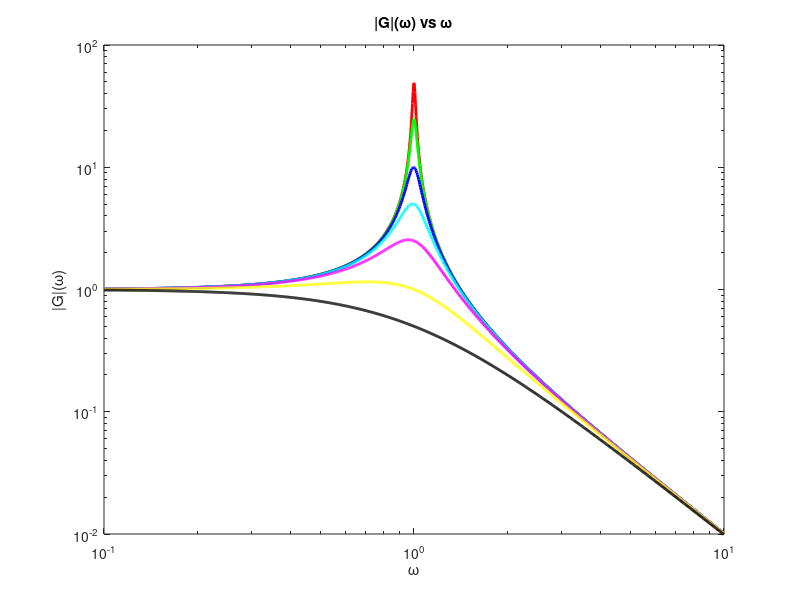

Here is the MATLAB script that generated this plot: (Note: this script raises an error after producing the figure.)
zeta = [0.01 .02 0.05 0.1 .2 .5 1 ];
colors = ['r' 'g' 'b' 'c' 'm' 'y' 'k'];

w = logspace(-1, 1, 1000);

figure;
for i = 1:7
    a = w.^2 - 1;
    b = 2*w*zeta(i);
    gain = sqrt(1./(a.^2 + b.^2));
    loglog(w, gain, 'color', colors(i), 'linewidth', 2);
    hold on;
end

% Set the axis limits
axis([0.1 10 0.01 100]);

% title and labels
title('|G|(\omega) vs \omega');
xlabel('\omega');
ylabel('|G|(\omega)');

fig2plotly()